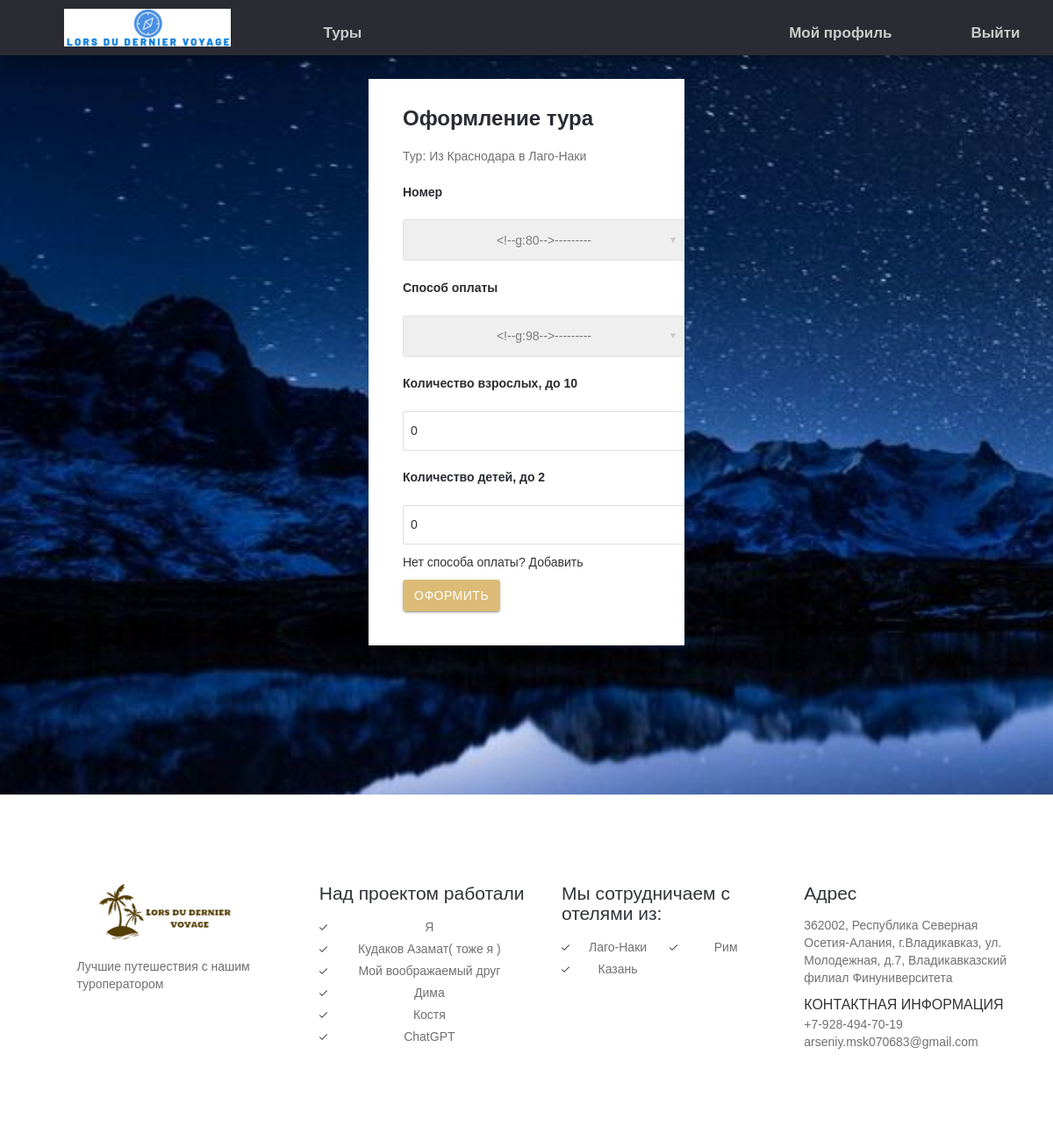
/booking/iz-krasnodara-v-lago-naki (signed in), run on the app's committed database.
### tours/models.py (models this page shows, shortened)
class Tours(models.Model):
    name = models.CharField(max_length=255, verbose_name='Название')
    slug = models.SlugField(max_length=255, verbose_name='slug')
    description = models.TextField(verbose_name='Описание')
    city = models.CharField(max_length=255, verbose_name='Город/место')
    duration_days = models.IntegerField(verbose_name='длительность (дней)')
    max_adults = models.IntegerField(validators=[min_valid], verbose_name='максимум взрослых')
    max_kids = models.IntegerField(validators=[min_valid], verbose_name='масксимум детей')
    base_price = models.IntegerField(validators=[min_valid], verbose_name='Базовая стоимость')
    need_inter_pass = models.BooleanField(verbose_name='Нужен загранпаспорт')
    transit_in = models.OneToOneField(Transit, on_delete=models.PROTECT, related_name='transit_in_relate', verbose_name='Транспорт туда')
    transit_back = models.OneToOneField(Transit, on_delete=models.PROTECT, related_name='transit_back_relate', verbose_name='Транспорт обратно')
    main_image = models.ImageField(upload_to=tour_main_photo_location, verbose_name='Изображение', blank=True)
    hotel = models.ForeignKey(to=Hotels, on_delete=models.PROTECT, verbose_name='Отель')
    class Meta:
        ordering = ['name']
        verbose_name = 'Тур'
        verbose_name_plural = 'Туры'

class Hotels(models.Model):
    name = models.CharField(max_length=255, verbose_name='Название')
    slug = models.SlugField(max_length=255, verbose_name='slug')
    description = models.TextField(verbose_name='Описание')
    contact_info = models.CharField(max_length=100, verbose_name='Контактная информация')
    city = models.CharField(max_length=50, verbose_name='Город')
    rating = models.FloatField(validators=[min_valid], verbose_name='Рейтинг')
    food = models.CharField(max_length=50, verbose_name='Питание')
    main_image = models.ImageField(upload_to=hotel_main_photo_location, verbose_name='Изображение', blank=True)
    def get_absolute_url(self):
        return reverse('hotel_details', kwargs={'hotel_slug': self.slug})
    def __str__(self):
        return self.name
    class Meta:
        ordering = ['name']
        verbose_name = 'Отель'
        verbose_name_plural = 'Отели'

### tours/views.py (the view, shortened to what this page needs)
# urls.py: path('booking/<slug:tour_slug>', BookingView.as_view(), name='booking'),
class BookingView(DataMixin, CreateView):
    form_class = BookingForm
    template_name = 'tours/booking.html'
    success_url = reverse_lazy('index')
    def __init__(self, *args, **kwargs):
        self.context = {}
        super().__init__(*args, **kwargs)
    def get_form_kwargs(self, *args, **kwargs):
        kwargs = super(BookingView, self).get_form_kwargs()
        tour = Tours.objects.get(slug=self.kwargs['tour_slug'])
        hotel = Hotels.objects.get(tours__slug=tour.slug)
        kwargs['hotel'] = hotel
        kwargs['tour'] = tour
        user = User.objects.get(pk=self.request.user.id)
        kwargs['client'] = Clients.objects.get(user=user)
        self.context['max_adults'] = tour.max_adults
        self.context['max_kids'] = tour.max_kids
        if self.request.user.is_authenticated:
            client = Clients.objects.get(pk=self.request.user.id)
            kwargs['payment'] = Payment.objects.filter(client=client)
        else:
            kwargs['payment'] = Payment.objects.none()
        return kwargs
    def get_context_data(self, **kwargs):
        context = super().get_context_data(**kwargs)
        tour = Tours.objects.get(slug=self.kwargs['tour_slug'])
        hotel = Hotels.objects.get(tours__slug=tour.slug)
        dop_context = {
            'hotel': hotel,
            'section_type': 'book_sec',
            'tour_name': tour.name,
            'title': f'Оформление : {tour.name}'
        }
        c_def = self.get_user_context(**dop_context)
        context = dict(list(context.items()) + list(c_def.items()) + list(self.context.items()))
        return context

### tours/mixin.py (called while the page is built)
    def get_user_context(self, **kwargs):
        context = kwargs
        cities = Hotels.objects.all()[:6]
        context['cities'] = cities
        return context

### tours/models.py (called while the page is built)
    def __str__(self):
        return f'Отель: {self.hotel} | 1x:{self.solo_places} | 2x{self.twin_places}'

    def __str__(self):
        return self.payment_system + " : " + self.card_number

### templates/tours/booking.html (shortened to what this page needs)
{% extends 'tours/base.html' %}
{% block content %}
{% load static %}
<div id="modal2">
			<div class="log-in-pop">
				<div class="log-in-pop-right">
					<h4>Оформление тура</h4>
					<p>Тур: {{ tour_name }}</p>
					<form class="s12" method="post">
                        <div>
                            <h5>{{ form.room.label }}</h5>
                            <div class="input-field s12">
                            </div>
                        </div>
                        <div>
                            <h5>{{ form.payment.label }}</h5>
                            <div class="input-field s12">
                            </div>
                        </div>
                        <div>
                            <h5>{{ form.adults_count.label }}, до {{ max_adults}}</h5>
                            <div class="input-field s12">
                                {{ form.adults_count }}
                            </div>
                        </div>
                        <div>
                            <h5>{{ form.kids_count.label }}, до {{ max_kids }}</h5>
                            <div class="input-field s12">
                                {{ form.kids_count }}
                            </div>
                        </div>
                        <div class="input-field s12"> <a href="{% url 'profile' user_id=user.id %}">Нет способа оплаты? Добавить</a> </div>
						<div>
							<div class="input-field s4">
								<button type="submit" class="btn waves-effect waves-light">Оформить</button>
						</div>
					</form>
				</div>
			</div>
		</div>
{% endblock content %}

### templates/tours/base.html (shortened to what this page needs)
{% load static %}
<!DOCTYPE html>
<html lang="en">
<head>
	<link rel="stylesheet" href="{% static 'css/font-awesome.min.css' %}">
	<link href="{% static 'css/materialize.css' %}" rel="stylesheet">
	<link href="{% static 'css/style.css' %}" rel="stylesheet">
	<link href="{% static 'css/bootstrap.css' %}" rel="stylesheet" type="text/css" />
</head>
<body>
	<section class="{{ section_type }}">
		<div class="menu-section">
			<div class="container">
				<div class="row">
					<div class="logo">
						<a href="{% url 'index' %}"><img src="{% static 'images/logo3.png' %}" alt="" />
						</a>
					</div>
					<div class="menu-bar">
						<ul class="left">
							<li class="left-li"><a href="{% url 'tours' ordering='name'%}">Туры</a></li>
						</ul>
						<ul style="text-align: right;">
							{% if user.is_authenticated %}
								<li><a href="{% url 'profile' user_id=user.id%}">Мой профиль</a>
								<li><a href="{% url 'logout' %}">Выйти</a></li>
							{% else %}
								<li><a href="{% url 'login' %}">Войти</a></li>
								<li><a href="{% url 'register' %}">Регистрация</a></li>
							{% endif %}
						</ul>
					</div>
				</div>
			</div>
		</div>
        {% block content %}
        {% endblock content %}
	</section>
	<footer class="site-footer clearfix">
	<div class="sidebar-container">
		<div class="sidebar-inner">
			<div class="widget-area clearfix">
				<div class="widget widget_azh_widget">
					<div>
						<div class="container">
							<div class="row">
								<div class="col-sm-12 col-md-3 foot-logo"> <img src="{% static 'images/logo1.png' %}" alt="logo">
									<p class="hasimg">Лучшие путешествия с нашим туроператором</p>
								</div>
								<div class="col-sm-12 col-md-3">
									<h4>Над проектом работали</h4>
									<ul class="one-column">
										<li>Я</li>
										<li>Кудаков Азамат( тоже я )</li>
										<li>Мой воображаемый друг</li>
										<li>Дима</li>
										<li>Костя</li>
                                        <li>ChatGPT</li>
									</ul>
								</div>
								<div class="col-sm-12 col-md-3">
									<h4>Мы сотрудничаем с отелями из:</h4>
									<ul class="two-columns">
										{% for tour in cities %}
											<li><a href="{{ tour.get_absolute_url }}">{{ tour.city }}</a>
											</li>
										{% endfor %}
									</ul>
								</div>
								<div class="col-sm-12 col-md-3">
									<h4>Адрес</h4>
									<p>362002, Республика Северная Осетия-Алания, г.Владикавказ, ул. Молодежная, д.7, Владикавказский филиал Финуниверситета</p>
									<p> <span class="foot-phone">Контактная информация</span> <span>+7-928-494-70-19</span>
									<span>arseniy.msk070683@gmail.com</span> </p>
								</div>
							</div>
						</div>
					</div>
				</div>
			</div>
		</div>
	</div>
</footer>
</body>
</html>

### templates/tours/booking.html (style rules this page uses)
.log-in-pop-right { float: left; padding: 39px; padding-top: 0px; width: 100%; min-width: 400px; }

### data on the page
Tours: name "Из Краснодара в Лаго-Наки"
Hotels: city "Лаго-Наки"
Hotels: city "Рим"
Hotels: city "Казань"

### other printed values
{{ max_adults }} "10"
{{ max_kids }} "2"
